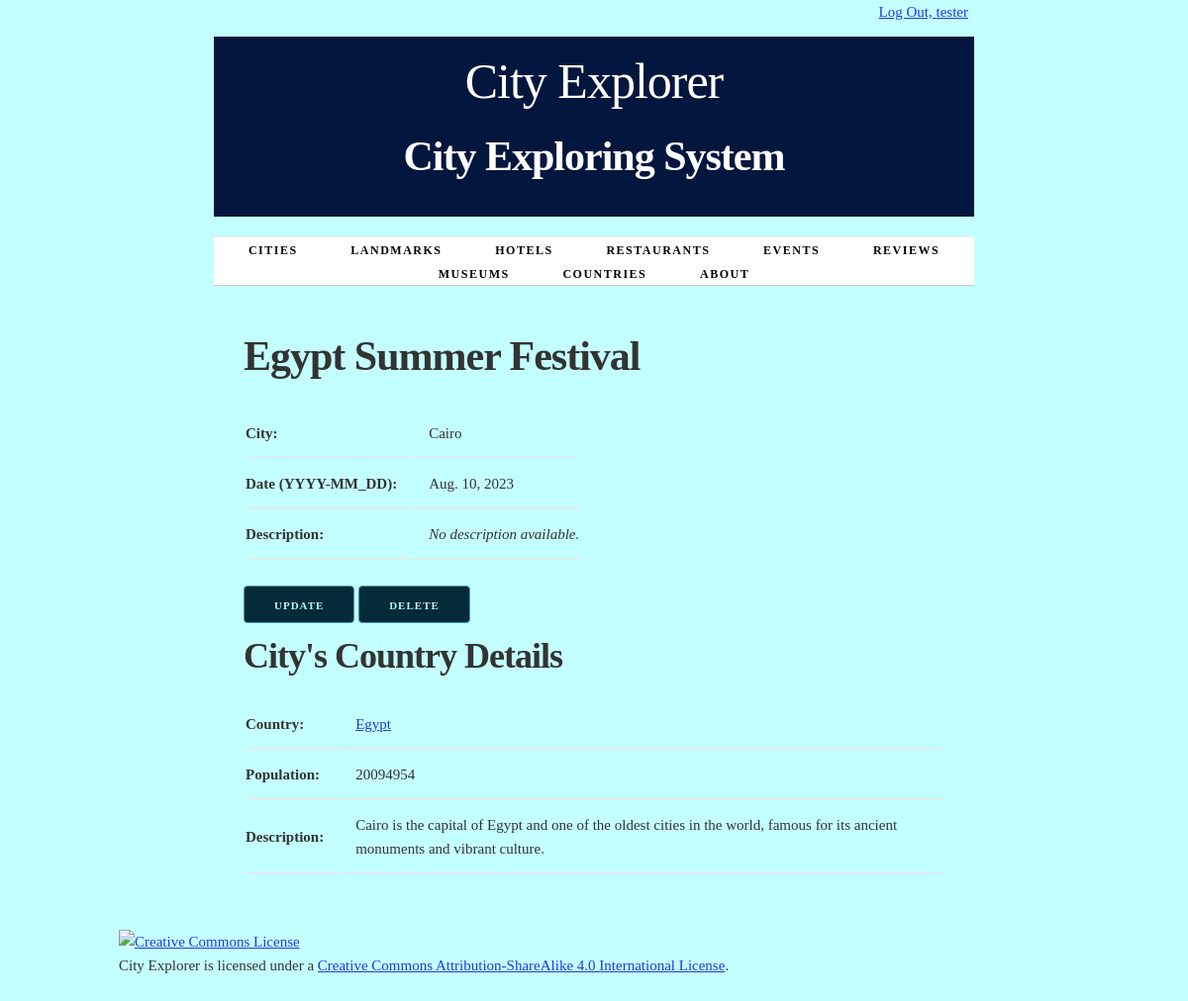
/event/7/ (signed in), run on the app's committed database.
### cities/models.py (models this page shows, shortened)
class Event(models.Model):
    city = models.ForeignKey(City, on_delete=models.CASCADE)
    name = models.CharField(max_length=100, unique=True)
    date = models.DateField()
    description = models.TextField(blank=True)
    class Meta:
        ordering = ['name']

class City(models.Model):
    name = models.CharField(max_length=100, unique=True)
    country = models.CharField(max_length=100)
    population = models.IntegerField()
    description = models.TextField(blank=True)
    def get_absolute_url(self):
        return reverse('city-detail', args=[str(self.id)])
    class Meta:
        verbose_name_plural = "cities"
        ordering = ['name']

### cities/views.py (the view)
class EventDetail(LoginRequiredMixin, PermissionRequiredMixin, View):
    permission_required = 'cities.view_event'
    permission_required = 'cities.add_event'
    permission_required = 'cities.change_event'
    permission_required = 'cities.delete_event'
    def get(self, request, event_id):
        event = get_object_or_404(Event, pk=event_id)
        return render(request, 'cities/event_detail.html', {'event': event})

### cities/templates/cities/event_detail.html (shortened to what this page needs)
{% extends 'cities/base.html' %}
{% block content %}
    <h2>{{ event.name }}</h2>
    <section>
        <table>
            <tr>
                <th>City:</th>
                <td>{{ event.city.name }}</td>
            </tr>
            <tr>
                <th>Date (YYYY-MM_DD):</th>
                <td>{{ event.date }}</td>
            </tr>
            {% if event.description %}
                <tr>
                    <th>Description:</th>
                    <td>{{ event.description }}</td>
                </tr>
            {% else %}
                <tr>
                    <th>Description:</th>
                    <td><em>No description available.</em></td>
                </tr>
            {% endif %}
        </table>
    </section>
    <section>
    {%  if perms.cities.change_event %}
        <a href="{% url 'update-event' event.id %}"class="button button-primary">Update</a>
    {% endif %}
    {%  if perms.cities.delete_event %}
        <a href="{% url 'delete-event' event.id %}"class="button button-primary">Delete</a>
    {% endif %}
    </section>
    <section>
        <h3>City's Country Details</h3>
        <table>
            <tr>
                <th>Country:</th>
                <td><a href="{{ event.city.get_absolute_url }}">{{ event.city.country }}</a></td>
            </tr>
            <tr>
                <th>Population:</th>
                <td>{{ event.city.population }}</td>
            </tr>
            {% if event.city.description %}
                <tr>
                    <th>Description:</th>
                    <td>{{ event.city.description }}</td>
                </tr>
            {% endif %}
        </table>
    </section>
{% endblock %}

### cities/templates/cities/base.html (shortened to what this page needs)
{% load static %}
<!DOCTYPE html>
<html lang="en">
<head>
    <link rel="stylesheet" type="text/css" href="{% static 'cities/normalize.css' %}">
    <link rel="stylesheet" type="text/css" href="{% static 'cities/skeleton.css' %}">
    <link rel="stylesheet" type="text/css" href="{% static 'cities/style.css' %}">
</head>
<div class="container">
    <div class="status row">
        <div class="offset-by-eight four columns">
            <ul class="inline">
                {% if user.is_authenticated %}
                    <li><a href="{% url 'logout_urlpattern' %}">
                        Log Out, {{ user.get_username }}</a></li>
                {% else %}
                    <li><a href="{% url 'login_urlpattern' %}">
                        Log In</a></li>
                {% endif %}
            </ul>
        </div>
    </div>
<body>
    <div class="container">
        <header class="row">
            <div class="offset-by-one ten columns">
                <h1>City Explorer</h1>
                <h2>City Exploring System</h2>
            </div>
        </header>
        <nav>
            <ul>
                {% if perms.cities.view_city %}
                <li>
                    <a href="{% url 'cities_city_list_urlpattern' %}">
                        Cities</a></li>
                {% endif %}
                {% if perms.cities.view_landmark %}
                <li>
                    <a href="{% url 'cities_landmark_list_urlpattern' %}">
                        Landmarks</a></li>
                 {% endif %}
                {% if perms.cities.view_hotel %}
                <li>
                    <a href="{% url 'cities_hotel_list_urlpattern' %}">
                        Hotels</a></li>
                {% endif %}
                {% if perms.cities.view_restaurant %}
                <li>
                    <a href="{% url 'cities_restaurant_list_urlpattern' %}">
                        Restaurants</a></li>
                {% endif %}
                {% if perms.cities.view_event %}
                <li>
                    <a href="{% url 'cities_event_list_urlpattern' %}">
                        Events</a></li>
                {% endif %}
                {% if perms.cities.view_review %}
                <li>
                    <a href="{% url 'cities_review_list_urlpattern' %}">
                        Reviews</a></li>
                {% endif %}
                {% if perms.cities.view_museum %}
                <li>
                    <a href="{% url 'cities_museum_list_urlpattern' %}">
                        Museums</a></li>
                {% endif %}
                {% if perms.cities.view_country %}
                <li>
                    <a href="{% url 'cities_country_list_urlpattern' %}">
                        Countries</a></li>
                {% endif %}
                <li>
                     <a href="{% url 'about_urlpattern' %}">
                        About</a>
                </li>
            </ul>
        </nav>
        <main>
            {% block content %}{% endblock %}
        </main>
</div>
</body>
</html>
<footer>
    <p>
        <a rel="license" href="http://creativecommons.org/licenses/by-sa/4.0/">
            <img alt="Creative Commons License" style="border-width:0"
                 src="https://i.creativecommons.org/l/by-sa/4.0/88x31.png"/>
        </a><br/>
        <span xmlns:dct="http://purl.org/dc/terms/" property="dct:title">City Explorer</span>
        is licensed under a
        <a rel="license" href="http://creativecommons.org/licenses/by-sa/4.0/">Creative Commons Attribution-ShareAlike
            4.0 International License</a>.
    </p>
</footer>
</body>
</html>

### cities/static/cities/skeleton.css (style rules this page uses)
.container { position: relative; width: 100%; max-width: 960px; margin: 0 auto; padding: 0 20px; box-sizing: border-box; }
.column, .columns { width: 100%; float: left; box-sizing: border-box; }
@media (min-width: 400px) { .container { width: 85%; padding: 0; } }
@media (min-width: 550px) { .container { width: 80%; } }
@media (min-width: 550px) { .column, .columns { margin-left: 4%; } }
@media (min-width: 550px) { .column:first-child, .columns:first-child { margin-left: 0; } }
@media (min-width: 550px) { .four.columns { width: 30.6666666667%; } }
@media (min-width: 550px) { .ten.columns { width: 82.6666666667%; } }
@media (min-width: 550px) { .offset-by-one.column, .offset-by-one.columns { margin-left: 8.66666666667%; } }
@media (min-width: 550px) { .offset-by-eight.column, .offset-by-eight.columns { margin-left: 69.3333333333%; } }
html { font-size: 62.5%; }
body { font-size: 1.5em; line-height: 1.6; font-weight: 400; font-family: "Raleway", "HelveticaNeue", "Helvetica Neue", Helvetica, Arial, sans-serif; color: #222; }
h1, h2, h3, h4, h5, h6 { margin-top: 0; margin-bottom: 2rem; font-weight: 300; }
h1 { font-size: 4.0rem; line-height: 1.2; letter-spacing: -0.1rem; }
h2 { font-size: 3.6rem; line-height: 1.25; letter-spacing: -0.1rem; }
h3 { font-size: 3.0rem; line-height: 1.3; letter-spacing: -0.1rem; }
@media (min-width: 550px) { h1 { font-size: 5.0rem; } }
@media (min-width: 550px) { h2 { font-size: 4.2rem; } }
@media (min-width: 550px) { h3 { font-size: 3.6rem; } }
p { margin-top: 0; }
a { color: #1e3ddb; }
.button, button, input[type="submit"], input[type="reset"], input[type="button"] { display: inline-block; height: 38px; padding: 0 30px; color: #555; text-align: center; font-size: 11px; font-weight: 600; line-height: 38px; letter-spacing: 0.1rem; text-transform: uppercase; text-decoration: none; white-space: nowrap; background-color: transparent; border-radius: 4px; border: 1px solid #bbb; cursor: pointer; box-sizing: border-box; }
.button.button-primary, button.button-primary, input[type="submit"].button-primary, input[type="reset"].button-primary, input[type="button"].button-primary { color: #b6f9ff; background-color: #052a38; border-color: #439bb6; }
ul { list-style: circle inside; }
ol, ul { padding-left: 0; margin-top: 0; }
li { margin-bottom: 1rem; }
th, td { padding: 12px 15px; text-align: left; border-bottom: 1px solid #fcdede; }
th:first-child, td:first-child { padding-left: 0; }
th:last-child, td:last-child { padding-right: 0; }
button, .button { margin-bottom: 1rem; }
pre, blockquote, dl, figure, table, p, ul, ol, form { margin-bottom: 2.5rem; }
.container:after, .row:after, .u-cf { content: ""; display: table; clear: both; }

### cities/static/cities/style.css (style rules this page uses)
html { height: 100%; background-color: #555; }
body { background-color: white; }
header h1 { display: inline-block; font-weight: normal; font-style: normal; width: 100%; margin-top: 0; padding-top: 0; }
nav { border-top: 1px solid #eee; width: 100%; border-bottom: 1px solid #eee; margin: 0 0 1em; padding: 0; }
nav ul { margin: 0; padding: 1em 0; list-style-type: none; text-align: center; }
nav ul li { display: inline; padding: 0; margin: 0 0.25em; font-weight: 600; text-transform: uppercase; text-align: center; font-size: 1rem; letter-spacing: .10rem; }
@media (min-width: 400px) { nav ul li { letter-spacing: .15rem; font-size: 1.2rem; margin: 0 0.5em; } }
@media (min-width: 550px) { nav ul li { margin: 0 0.75em; } }
nav ul li a { color: #555; text-decoration: none; background-color: transparent; cursor: pointer; }
.inline { list-style-type: none; padding: 0; margin: 0 0 -0.5em; }
.inline li { display: inline; }

### cities/templates/cities/base.html (style rules this page uses)
body { font-family: Baskerville, serif; line-height: 1.6; color: #333; background-color: #c4ffff; }
h1, h2, h3 { font-weight: 600; }
header { background-color: #03163d; padding: 1em 0; text-align: center; color: white; }
nav { background-color: #ffffff; border-bottom: 1px solid #ccc; }
nav ul { list-style-type: none; margin: 0; padding: 0; text-align: center; }
nav ul li { display: inline-block; margin: 0 10px; }
nav ul li a { color: #000000; text-decoration: none; padding: 10px 15px; border-radius: 4px; transition: background-color 0.3s ease; }
main { padding: 2em; }
.row { margin-bottom: 20px; }
.four.columns { text-align: center; }

### data on the page
Event: name "Egypt Summer Festival", city.name "Cairo", date "Aug. 10, 2023", city.country "Egypt", city.population "20094954", city.description "Cairo is the capital of Egypt and one of the oldest cities in the world, famous for its ancient monuments and vibrant culture."

### other printed values
{{ user.get_username }} "tester"
